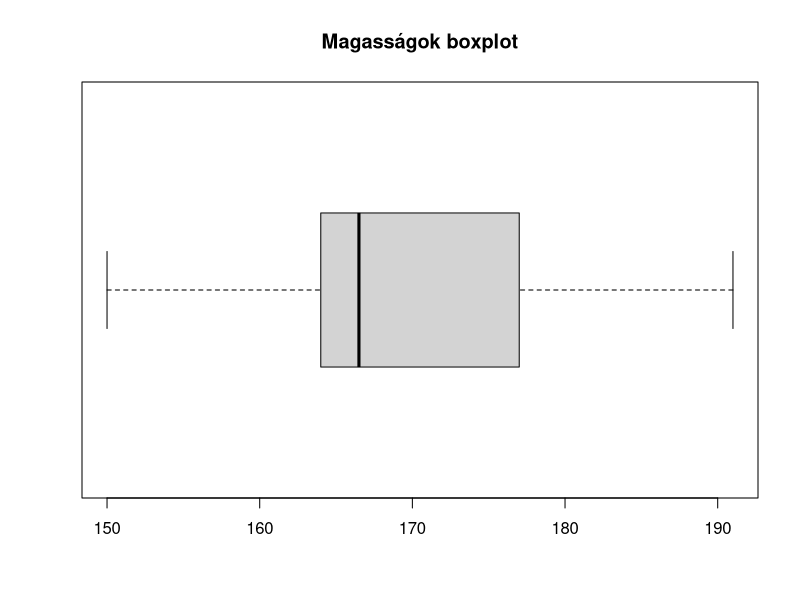
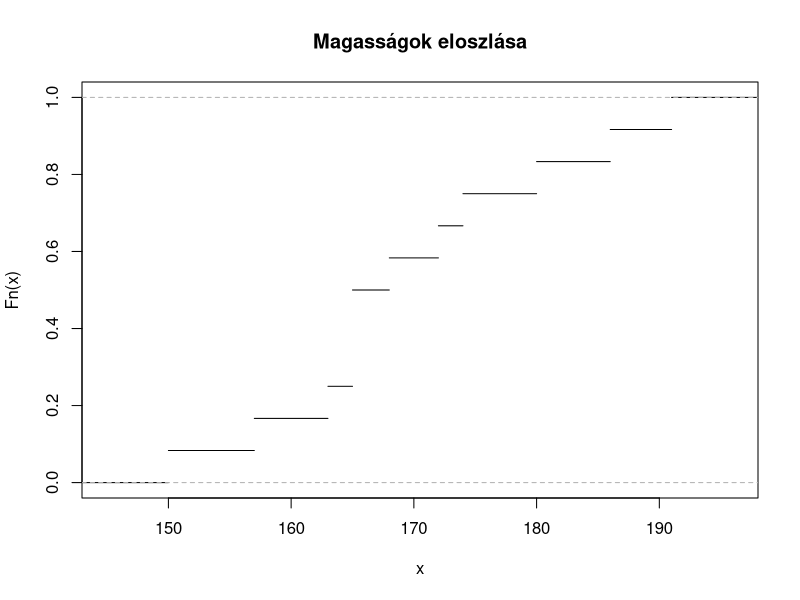

These figures' R source, in order:
data <- c(180, 163, 150, 157, 165, 165, 174, 191, 172, 165, 168, 186)

atlag <- mean(data)
szoras <- sd(data)

szoras_eh <- szoras / atlag

boxplot(data, horizontal = TRUE, main = "Magasságok boxplot")$stats

plot(ecdf(data), do.points = FALSE, main = "Magasságok eloszlása")
